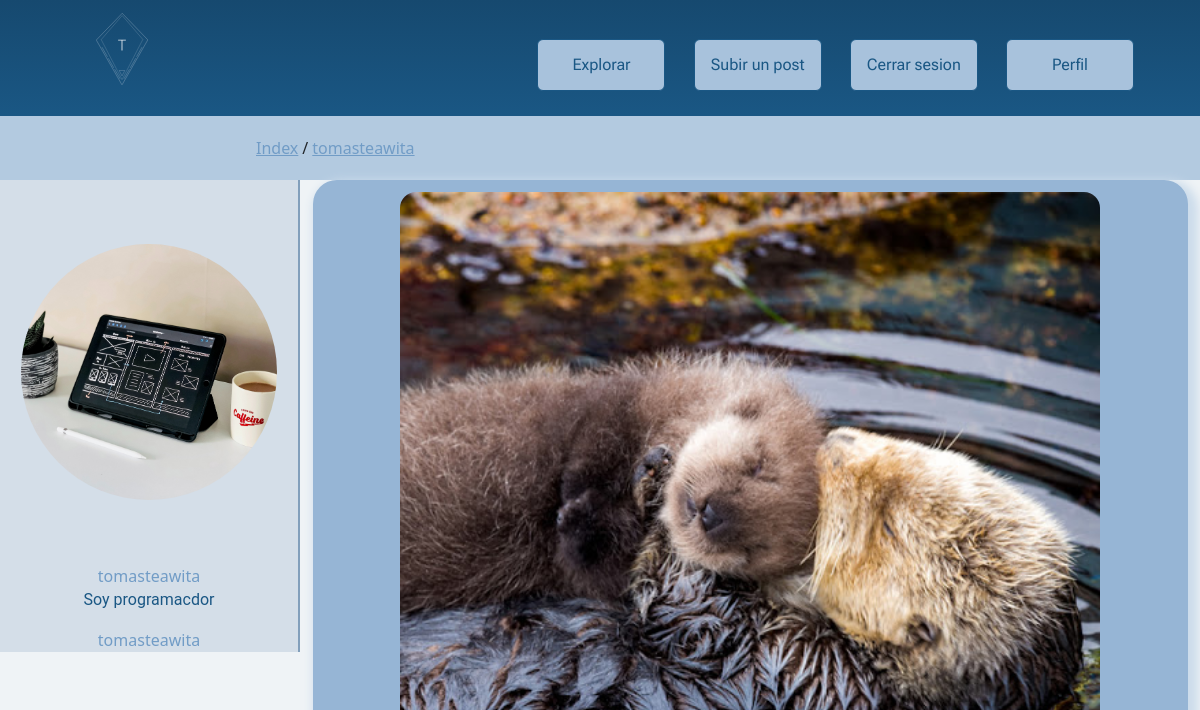
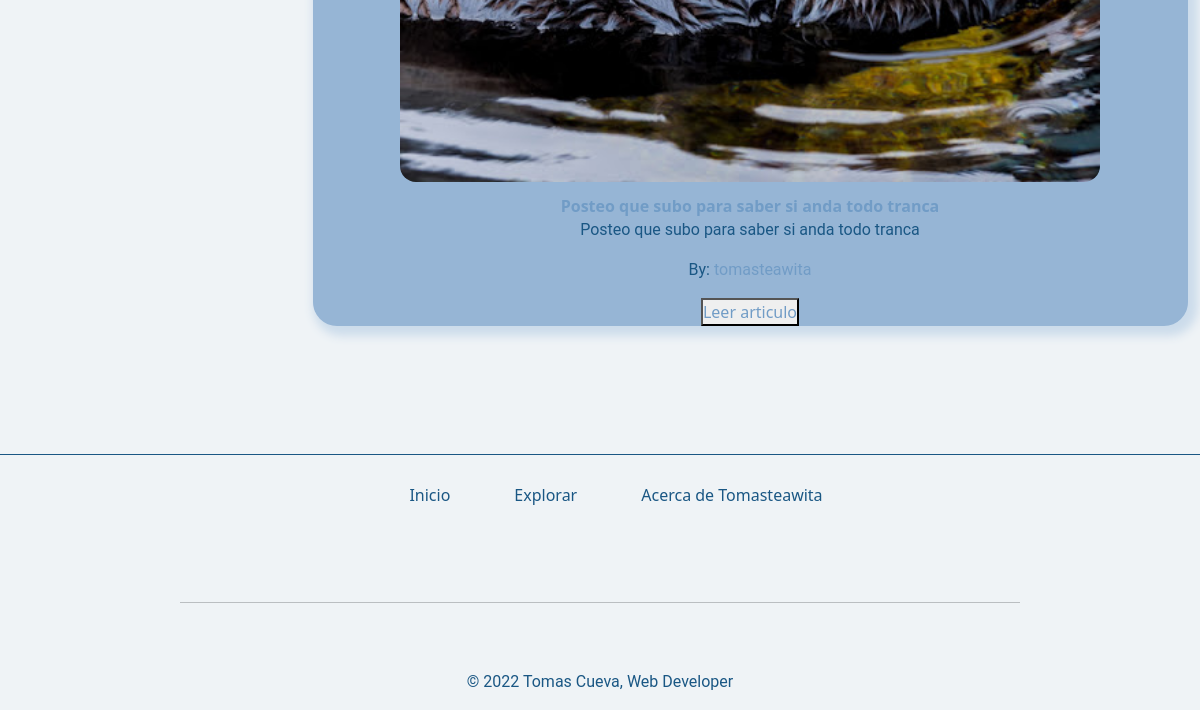
Before: /detailUser/1 with the older database file (2 pictures, top to bottom).
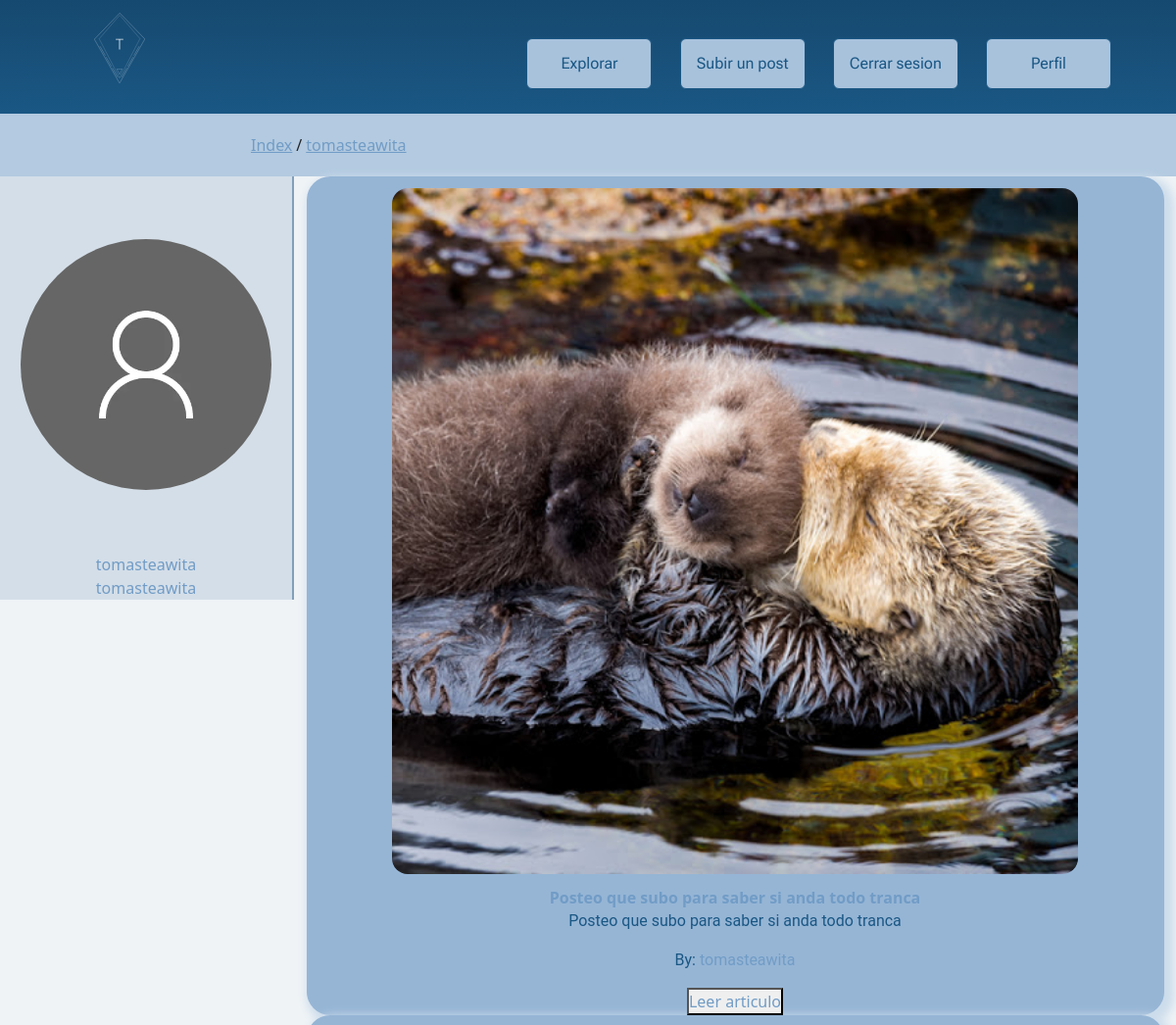
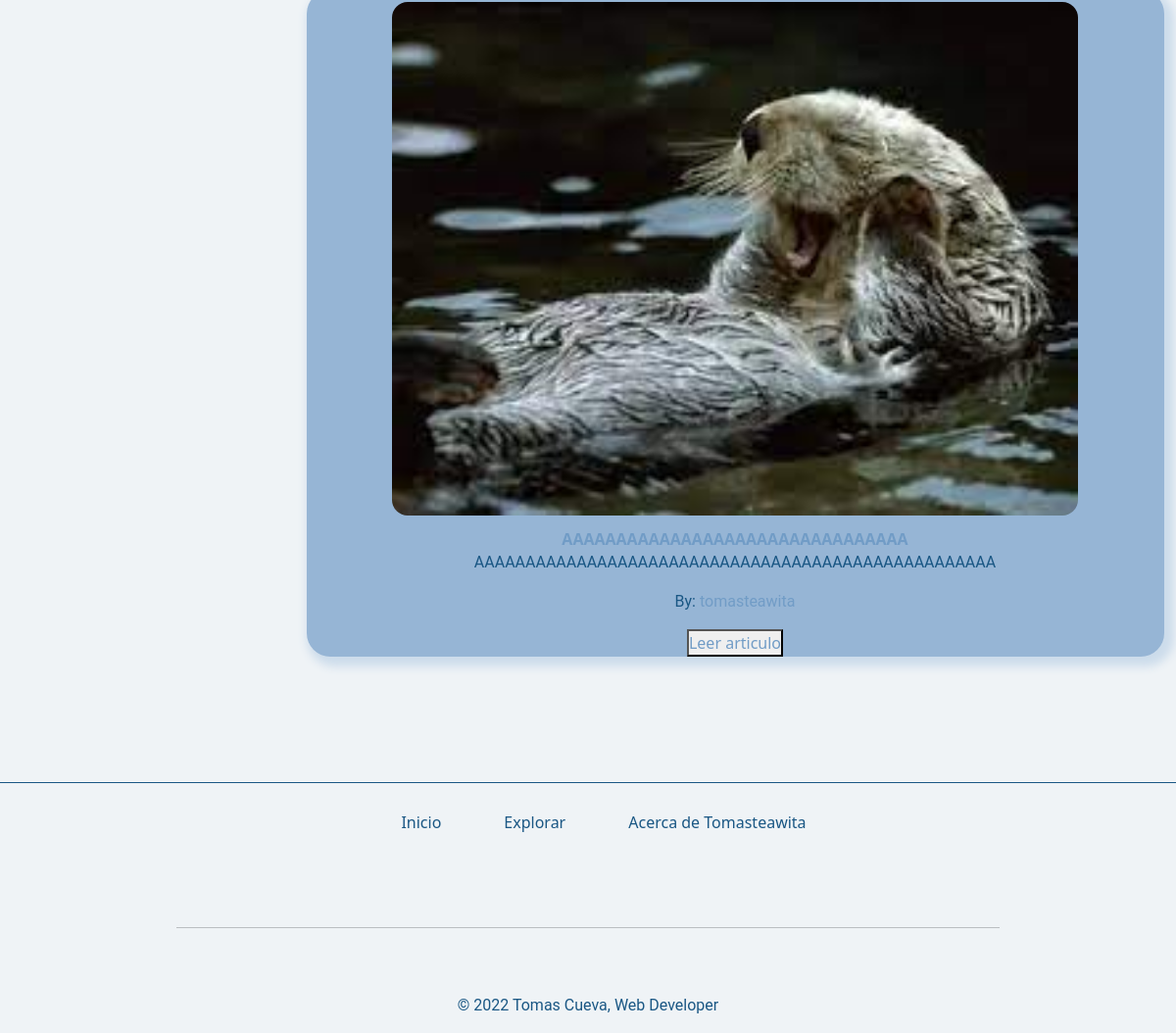
After: the same page with the newer database file (2 pictures, top to bottom).
### blog/models.py (models this page shows, shortened)
class Avatar(models.Model):
    user = models.ForeignKey(User, on_delete=models.CASCADE,null=True,blank=True)
    perfil_image = models.ImageField(upload_to='perfil_image')
    perfil_description = models.CharField(max_length=256)
    developer_type = models.CharField(max_length=65)

class Post(models.Model):
    title = models.CharField(max_length=75)
    description = models.CharField(max_length=256)
    text = models.TextField(max_length=1040)
    image = models.ImageField(upload_to='image',null=True,blank=True)
    user = models.ForeignKey(User, on_delete=models.CASCADE,null=True,blank=True)
    category = models.ForeignKey(Category, on_delete=models.CASCADE,null=True,blank=True)
    date = models.DateTimeField(null=True)

### blog/views.py (the view)
# urls.py: path('detailUser/<int:user_id>',detail_user,name="DetailUser"),
def detail_user(request,user_id):
    user = User.objects.get(id=user_id)
    posts = Post.objects.filter(user_id = user_id)
    try:
        avatar = Avatar.objects.get(user=user)
        context = {'user':user,'posts':posts,'avatar':avatar}
    except:
        context = {'user':user,'posts':posts}
    return render(request,'detailUser.html',context=context)

### blog/templates/detailUser.html (shortened to what this page needs)
{% extends 'main.html' %}
{% load static %}
{% block main %}
<main class="detail-user">
    <nav class="navigation">
        <div>
            <a href="{% url 'index' %}">Index</a><span>/</span><a href="{% url 'DetailUser' user.id%}">{{user.username}}</a>
        </div>
    </nav>
    <section>
        <aside class="user-detail-card">
            {% if avatar%}
                <img src="{{avatar.perfil_image.url}}" alt="">
            {% else %}
                <img src="{% static 'sources/images/perfil_image-_predeterm.webp'%}" alt="">
            {% endif %}
                <div>
                    <a href="{% url 'DetailUser' user.id%}">{{user.username}}</a>
                </div>
            {% if avatar %}
               <p>{{avatar.perfil_description}}</p>
            {% endif %}
                <a href="{% url 'DetailUser' user.id%}">{{user.username}}</a>
            </aside>
            <div>
                {% for post in posts %}
                    <article class="Tcard">
                        <img src="{{post.image.url}}" alt="">
                        <div>
                            <strong>{{post.title}}</strong>
                            <p>
                                {{post.description}}
                            </p>
                            {% if user.id != request.user.id %}
                                <p>
                                    <span>By: </span><a href="">{{post.user}}</a>
                                </p>
                            {% endif %}
                        </div>
                        <button>
                            <a href="{% url 'DetailPost' post.id %}">Leer articulo</a>
                        </button>
                    </article>
                {% endfor %}
            </div>
    </section>
</main>
{% endblock  %}

Changed rows visible on the page:
removed Avatar: perfil_image (picture), perfil_description "Soy programacdor"
added Post: image (picture), title "AAAAAAAAAAAAAAAAAAAAAAAAAAAAAAAA", description "AAAAAAAAAAAAAAAAAAAAAAAAAAAAAAAAAAAAAAAAAAAAAAAAAAA", user "tomasteawita"
